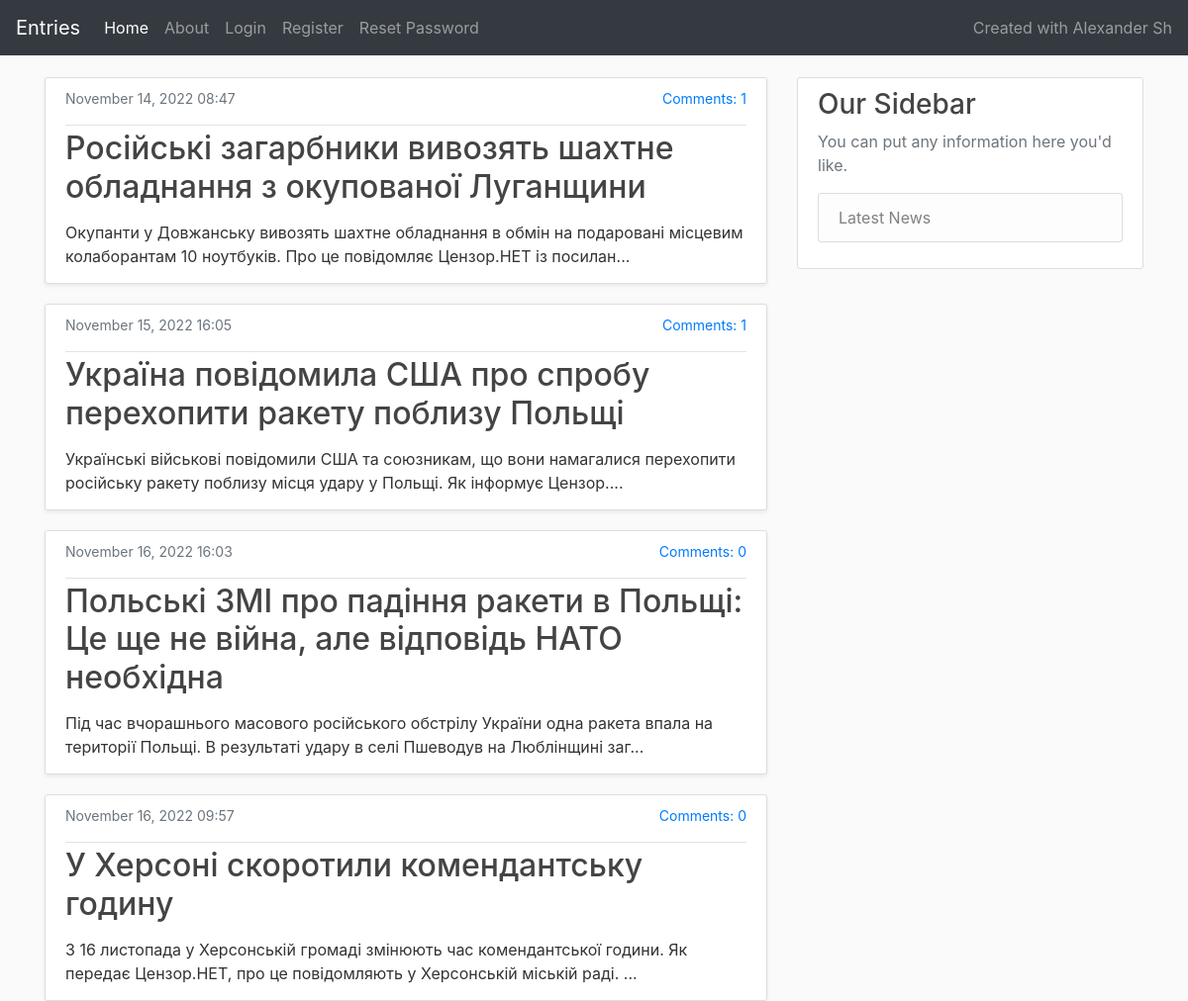
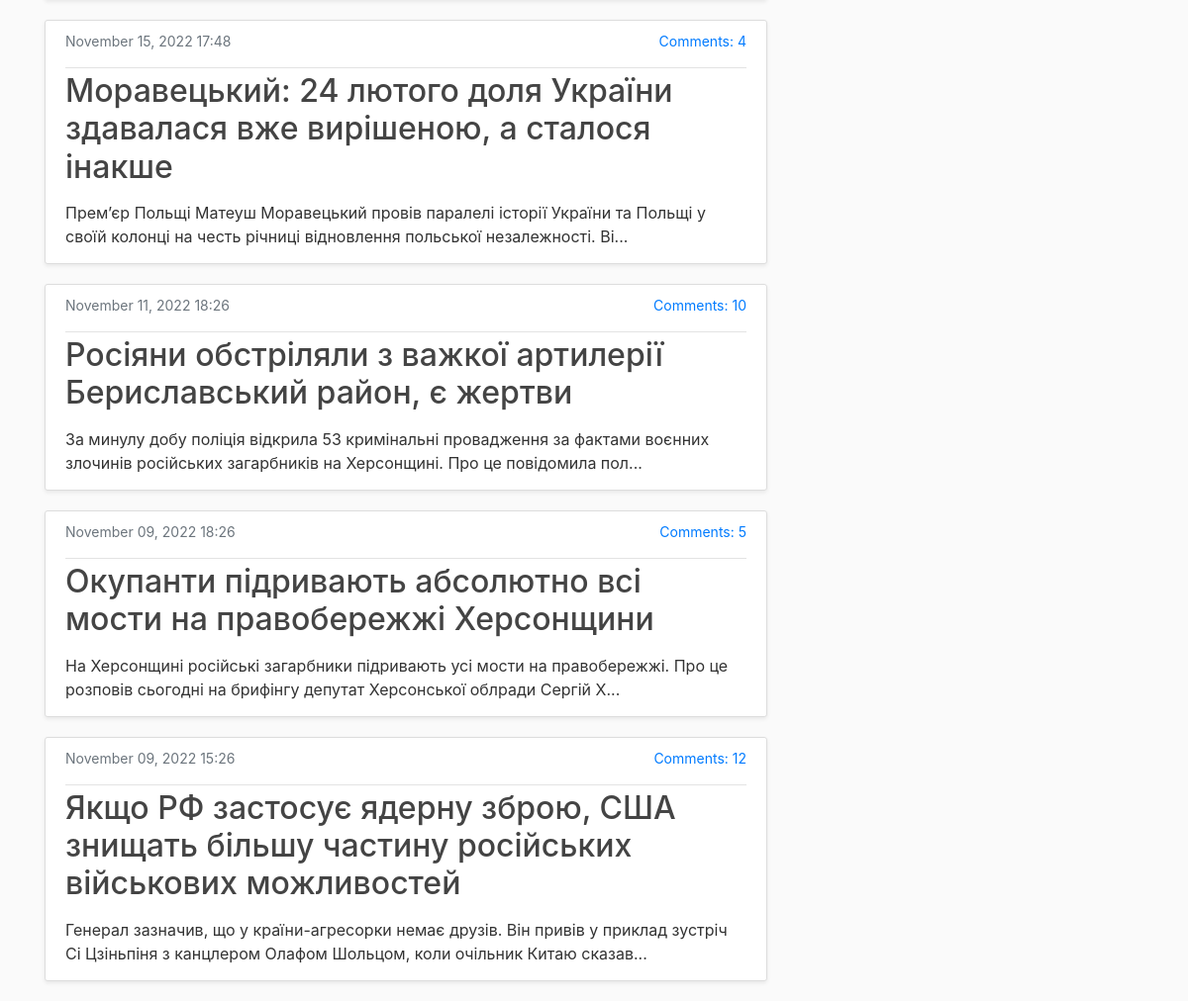
The page / on the database its author committed (2 pictures, top to bottom).
### content/models.py (models this page shows)
class Entry(models.Model):
    title = models.CharField(max_length=100)
    content = models.TextField()
    user_id = models.IntegerField(null=False)
    created_at = models.DateTimeField(default=timezone.now)
    updated_at = models.DateTimeField(default=timezone.now)
    class Meta:
        db_table = "base_entry"

### base/views.py (the view)
# urls.py: path('', views.index, name='index'),
def index(request):
    entries = Entry.objects.all().order_by('-id')[:10:1]
    context = {
        'entries': entries,
    }
    return render(request, 'home.html', context)

### base/templates/home.html (shortened to what this page needs)
{% extends "index.html" %}
{% block content %}
    {% for entry in entries %}
        <article class="media content-section shadow-sm">
            <div class="media-body">
              <div class="article-metadata">
                  <small style="float: right">
                   <a href="{% url 'details' entry.id  %}#comments">Comments: {{ entry.comments.all.count }}</a>
                </small>
                <small class="text-muted">{{ entry.created_at|date:"F d, Y H:i" }}</small>
              </div>
              <h2><a class="article-title" href="{% url 'details' entry.id  %}">{{ entry.title }}</a></h2>
                <p class="article-content">
                    {{ entry.content|slice:"0:150" }}...
                </p>
            </div>
        </article>
    {% endfor %}
{% endblock content %}

### base/static/css/main.css (style rules this page uses)
body { background: #fafafa; color: #333333; }
h1, h2, h3, h4, h5, h6 { color: #444444; }
.content-section { background: #ffffff; padding: 10px 20px; border: 1px solid #ddd; border-radius: 3px; margin-bottom: 20px; }
.article-title { color: #444444; }
.article-content { margin-bottom: 5px; margin-top: 15px; display: block; }
.media-body small { margin-bottom: 15px; display: block; }
.article-metadata { padding-bottom: 1px; margin-bottom: 4px; border-bottom: 1px solid #e3e3e3 }

### rows shown on the page
Entry: comments.all.count "1", created_at "November 14, 2022 08:47", title "Російські загарбники вивозять шахтне обладнання з окупованої Луганщини", content "Окупанти у Довжанську вивозять шахтне обладнання в обмін на подаровані місцевим колаборантам 10 ноутбуків. Про це повідомляє Цензор.НЕТ із посилан"
Entry: comments.all.count "1", created_at "November 15, 2022 16:05", title "Україна повідомила США про спробу перехопити ракету поблизу Польщі", content "Українські військові повідомили США та союзникам, що вони намагалися перехопити російську ракету поблизу місця удару у Польщі. Як інформує Цензор."
Entry: comments.all.count "0", created_at "November 16, 2022 16:03", title "Польські ЗМІ про падіння ракети в Польщі: Це ще не війна, але відповідь НАТО необхідна", content "Під час вчорашнього масового російського обстрілу України одна ракета впала на території Польщі. В результаті удару в селі Пшеводув на Люблінщині заг"
Entry: comments.all.count "0", created_at "November 16, 2022 09:57", title "У Херсоні скоротили комендантську годину", content "З 16 листопада у Херсонській громаді змінюють час комендантської години. Як передає Цензор.НЕТ, про це повідомляють у Херсонській міській раді."
Entry: comments.all.count "4", created_at "November 15, 2022 17:48", title "Моравецький: 24 лютого доля України здавалася вже вирішеною, а сталося інакше", content "Прем’єр Польщі Матеуш Моравецький провів паралелі історії України та Польщі у своїй колонці на честь річниці відновлення польської незалежності. Ві"
Entry: comments.all.count "10", created_at "November 11, 2022 18:26", title "Росіяни обстріляли з важкої артилерії Бериславський район, є жертви", content "За минулу добу поліція відкрила 53 кримінальні провадження за фактами воєнних злочинів російських загарбників на Херсонщині. Про це повідомила пол"
Entry: comments.all.count "5", created_at "November 09, 2022 18:26", title "Окупанти підривають абсолютно всі мости на правобережжі Херсонщини", content "На Херсонщині російські загарбники підривають усі мости на правобережжі. Про це розповів сьогодні на брифінгу депутат Херсонської облради Сергій Х"
Entry: comments.all.count "12", created_at "November 09, 2022 15:26", title "Якщо РФ застосує ядерну зброю, США знищать більшу частину російських військових можливостей", content "Генерал зазначив, що у країни-агресорки немає друзів. Він привів у приклад зустріч Сі Цзіньпіня з канцлером Олафом Шольцом, коли очільник Китаю сказав"
